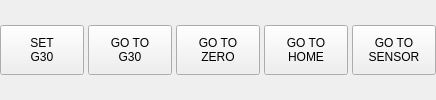
             <widget class="QWidget" name="widget_dro_buttons" native="true">
              <layout class="QHBoxLayout" name="horizontalLayout_25">
               <property name="spacing">
                <number>4</number>
               </property>
               <property name="leftMargin">
                <number>0</number>
               </property>
               <property name="topMargin">
                <number>0</number>
               </property>
               <property name="rightMargin">
                <number>0</number>
               </property>
               <property name="bottomMargin">
                <number>0</number>
               </property>
               <item>
                <widget class="ActionButton" name="action_set_g30">
                 <property name="sizePolicy">
                  <sizepolicy hsizetype="Preferred" vsizetype="Fixed">
                   <horstretch>0</horstretch>
                   <verstretch>0</verstretch>
                  </sizepolicy>
                 </property>
                 <property name="minimumSize">
                  <size>
                   <width>84</width>
                   <height>50</height>
                  </size>
                 </property>
                 <property name="maximumSize">
                  <size>
                   <width>16777215</width>
                   <height>50</height>
                  </size>
                 </property>
                 <property name="text">
                  <string>SET
G30</string>
                 </property>
                 <property name="indicator_option" stdset="0">
                  <bool>false</bool>
                 </property>
                 <property name="indicator_HAL_pin_option" stdset="0">
                  <bool>false</bool>
                 </property>
                 <property name="indicator_status_option" stdset="0">
                  <bool>false</bool>
                 </property>
                 <property name="checked_state_text_option" stdset="0">
                  <bool>false</bool>
                 </property>
                 <property name="python_command_option" stdset="0">
                  <bool>false</bool>
                 </property>
                 <property name="on_color" stdset="0">
                  <color>
                   <red>255</red>
                   <green>0</green>
                   <blue>0</blue>
                  </color>
                 </property>
                 <property name="shape_option" stdset="0">
                  <number>0</number>
                 </property>
                 <property name="off_color" stdset="0">
                  <color>
                   <red>0</red>
                   <green>0</green>
                   <blue>0</blue>
                  </color>
                 </property>
                 <property name="indicator_size" stdset="0">
                  <double>0.300000000000000</double>
                 </property>
                 <property name="circle_diameter" stdset="0">
                  <double>10.000000000000000</double>
                 </property>
                 <property name="right_edge_offset" stdset="0">
                  <double>0.000000000000000</double>
                 </property>
                 <property name="top_edge_offset" stdset="0">
                  <double>0.000000000000000</double>
                 </property>
                 <property name="corner_radius" stdset="0">
                  <double>5.000000000000000</double>
                 </property>
                 <property name="height_fraction" stdset="0">
                  <double>0.300000000000000</double>
                 </property>
                 <property name="width_fraction" stdset="0">
                  <double>0.900000000000000</double>
                 </property>
                 <property name="true_state_string" stdset="0">
                  <string>True</string>
                 </property>
                 <property name="false_state_string" stdset="0">
                  <string>False</string>
                 </property>
                 <property name="true_python_cmd_string" stdset="0">
                  <string>print&quot;true command&quot;</string>
                 </property>
                 <property name="false_python_cmd_string" stdset="0">
                  <string>print&quot;false command&quot;</string>
                 </property>
                 <property name="invert_the_status" stdset="0">
                  <bool>false</bool>
                 </property>
                 <property name="is_paused_status" stdset="0">
                  <bool>false</bool>
                 </property>
                 <property name="is_estopped_status" stdset="0">
                  <bool>false</bool>
                 </property>
                 <property name="is_on_status" stdset="0">
                  <bool>false</bool>
                 </property>
                 <property name="is_idle_status" stdset="0">
                  <bool>false</bool>
                 </property>
                 <property name="is_homed_status" stdset="0">
                  <bool>false</bool>
                 </property>
                 <property name="is_flood_status" stdset="0">
                  <bool>false</bool>
                 </property>
                 <property name="is_mist_status" stdset="0">
                  <bool>false</bool>
                 </property>
                 <property name="is_block_delete_status" stdset="0">
                  <bool>false</bool>
                 </property>
                 <property name="is_optional_stop_status" stdset="0">
                  <bool>false</bool>
                 </property>
                 <property name="is_joint_homed_status" stdset="0">
                  <bool>false</bool>
                 </property>
                 <property name="is_limits_overridden_status" stdset="0">
                  <bool>false</bool>
                 </property>
                 <property name="is_manual_status" stdset="0">
                  <bool>false</bool>
                 </property>
                 <property name="is_mdi_status" stdset="0">
                  <bool>false</bool>
                 </property>
                 <property name="is_auto_status" stdset="0">
                  <bool>false</bool>
                 </property>
                 <property name="is_spindle_stopped_status" stdset="0">
                  <bool>false</bool>
                 </property>
                 <property name="is_spindle_fwd_status" stdset="0">
                  <bool>false</bool>
                 </property>
                 <property name="is_spindle_rev_status" stdset="0">
                  <bool>false</bool>
                 </property>
                 <property name="joint_number_status" stdset="0">
                  <number>0</number>
                 </property>
                 <property name="mdi_command_action" stdset="0">
                  <bool>true</bool>
                 </property>
                 <property name="template_label_option" stdset="0">
                  <bool>false</bool>
                 </property>
                 <property name="joint_number" stdset="0">
                  <number>0</number>
                 </property>
                 <property name="incr_imperial_number" stdset="0">
                  <double>0.010000000000000</double>
                 </property>
                 <property name="incr_mm_number" stdset="0">
                  <double>0.025000000000000</double>
                 </property>
                 <property name="incr_angular_number" stdset="0">
                  <double>-1.000000000000000</double>
                 </property>
                 <property name="toggle_float_option" stdset="0">
                  <bool>false</bool>
                 </property>
                 <property name="float_num" stdset="0">
                  <double>0.300000000000000</double>
                 </property>
                 <property name="float_alt_num" stdset="0">
                  <double>50.000000000000000</double>
                 </property>
                 <property name="view_type_string" stdset="0">
                  <string>P</string>
                 </property>
                 <property name="command_text_string" stdset="0">
                  <string>G30.1</string>
                 </property>
                 <property name="ini_mdi_number" stdset="0">
                  <number>0</number>
                 </property>
                 <property name="textTemplate" stdset="0">
                  <string>%1.3f in</string>
                 </property>
                 <property name="alt_textTemplate" stdset="0">
                  <string>%1.2f mm</string>
                 </property>
                </widget>
               </item>
               <item>
                <widget class="ActionButton" name="action_goto_g30">
                 <property name="sizePolicy">
                  <sizepolicy hsizetype="Preferred" vsizetype="Fixed">
                   <horstretch>0</horstretch>
                   <verstretch>0</verstretch>
                  </sizepolicy>
                 </property>
                 <property name="minimumSize">
                  <size>
                   <width>84</width>
                   <height>50</height>
                  </size>
                 </property>
                 <property name="maximumSize">
                  <size>
                   <width>16777215</width>
                   <height>50</height>
                  </size>
                 </property>
                 <property name="text">
                  <string>GO TO
G30</string>
                 </property>
                 <property name="indicator_option" stdset="0">
                  <bool>false</bool>
                 </property>
                 <property name="indicator_HAL_pin_option" stdset="0">
                  <bool>false</bool>
                 </property>
                 <property name="indicator_status_option" stdset="0">
                  <bool>false</bool>
                 </property>
                 <property name="checked_state_text_option" stdset="0">
                  <bool>false</bool>
                 </property>
                 <property name="python_command_option" stdset="0">
                  <bool>false</bool>
                 </property>
                 <property name="on_color" stdset="0">
                  <color>
                   <red>255</red>
                   <green>0</green>
                   <blue>0</blue>
                  </color>
                 </property>
                 <property name="shape_option" stdset="0">
                  <number>0</number>
                 </property>
                 <property name="off_color" stdset="0">
                  <color>
                   <red>0</red>
                   <green>0</green>
                   <blue>0</blue>
                  </color>
                 </property>
                 <property name="indicator_size" stdset="0">
                  <double>0.300000000000000</double>
                 </property>
                 <property name="circle_diameter" stdset="0">
                  <double>10.000000000000000</double>
                 </property>
                 <property name="right_edge_offset" stdset="0">
                  <double>0.000000000000000</double>
                 </property>
                 <property name="top_edge_offset" stdset="0">
                  <double>0.000000000000000</double>
                 </property>
                 <property name="corner_radius" stdset="0">
                  <double>5.000000000000000</double>
                 </property>
                 <property name="height_fraction" stdset="0">
                  <double>0.300000000000000</double>
                 </property>
                 <property name="width_fraction" stdset="0">
                  <double>0.900000000000000</double>
                 </property>
                 <property name="true_state_string" stdset="0">
                  <string>True</string>
                 </property>
                 <property name="false_state_string" stdset="0">
                  <string>False</string>
                 </property>
                 <property name="true_python_cmd_string" stdset="0">
                  <string>print&quot;true command&quot;</string>
                 </property>
                 <property name="false_python_cmd_string" stdset="0">
                  <string>print&quot;false command&quot;</string>
                 </property>
                 <property name="invert_the_status" stdset="0">
                  <bool>false</bool>
                 </property>
                 <property name="is_paused_status" stdset="0">
                  <bool>false</bool>
                 </property>
                 <property name="is_estopped_status" stdset="0">
                  <bool>false</bool>
                 </property>
                 <property name="is_on_status" stdset="0">
                  <bool>false</bool>
                 </property>
                 <property name="is_idle_status" stdset="0">
                  <bool>false</bool>
                 </property>
                 <property name="is_homed_status" stdset="0">
                  <bool>false</bool>
                 </property>
                 <property name="is_flood_status" stdset="0">
                  <bool>false</bool>
                 </property>
                 <property name="is_mist_status" stdset="0">
                  <bool>false</bool>
                 </property>
                 <property name="is_block_delete_status" stdset="0">
                  <bool>false</bool>
                 </property>
                 <property name="is_optional_stop_status" stdset="0">
                  <bool>false</bool>
                 </property>
                 <property name="is_joint_homed_status" stdset="0">
                  <bool>false</bool>
                 </property>
                 <property name="is_limits_overridden_status" stdset="0">
                  <bool>false</bool>
                 </property>
                 <property name="is_manual_status" stdset="0">
                  <bool>false</bool>
                 </property>
                 <property name="is_mdi_status" stdset="0">
                  <bool>false</bool>
                 </property>
                 <property name="is_auto_status" stdset="0">
                  <bool>false</bool>
                 </property>
                 <property name="is_spindle_stopped_status" stdset="0">
                  <bool>false</bool>
                 </property>
                 <property name="is_spindle_fwd_status" stdset="0">
                  <bool>false</bool>
                 </property>
                 <property name="is_spindle_rev_status" stdset="0">
                  <bool>false</bool>
                 </property>
                 <property name="joint_number_status" stdset="0">
                  <number>0</number>
                 </property>
                 <property name="mdi_command_action" stdset="0">
                  <bool>true</bool>
                 </property>
                 <property name="template_label_option" stdset="0">
                  <bool>false</bool>
                 </property>
                 <property name="joint_number" stdset="0">
                  <number>0</number>
                 </property>
                 <property name="incr_imperial_number" stdset="0">
                  <double>0.010000000000000</double>
                 </property>
                 <property name="incr_mm_number" stdset="0">
                  <double>0.025000000000000</double>
                 </property>
                 <property name="incr_angular_number" stdset="0">
                  <double>-1.000000000000000</double>
                 </property>
                 <property name="toggle_float_option" stdset="0">
                  <bool>false</bool>
                 </property>
                 <property name="float_num" stdset="0">
                  <double>0.300000000000000</double>
                 </property>
                 <property name="float_alt_num" stdset="0">
                  <double>50.000000000000000</double>
                 </property>
                 <property name="view_type_string" stdset="0">
                  <string>P</string>
                 </property>
                 <property name="command_text_string" stdset="0">
                  <string>G30</string>
                 </property>
                 <property name="ini_mdi_number" stdset="0">
                  <number>0</number>
                 </property>
                 <property name="textTemplate" stdset="0">
                  <string>%1.3f in</string>
                 </property>
                 <property name="alt_textTemplate" stdset="0">
                  <string>%1.2f mm</string>
                 </property>
                </widget>
               </item>
               <item>
                <widget class="QPushButton" name="btn_goto_zero">
                 <property name="sizePolicy">
                  <sizepolicy hsizetype="Preferred" vsizetype="Fixed">
                   <horstretch>0</horstretch>
                   <verstretch>0</verstretch>
                  </sizepolicy>
                 </property>
                 <property name="minimumSize">
                  <size>
                   <width>84</width>
                   <height>50</height>
                  </size>
                 </property>
                 <property name="maximumSize">
                  <size>
                   <width>16777215</width>
                   <height>50</height>
                  </size>
                 </property>
                 <property name="text">
                  <string>GO TO
ZERO</string>
                 </property>
                 <property name="flat">
                  <bool>false</bool>
                 </property>
                 <property name="location" stdset="0">
                  <string>zero</string>
                 </property>
                </widget>
               </item>
               <item>
                <widget class="QPushButton" name="btn_go_home">
                 <property name="sizePolicy">
                  <sizepolicy hsizetype="Preferred" vsizetype="Fixed">
                   <horstretch>0</horstretch>
                   <verstretch>0</verstretch>
                  </sizepolicy>
                 </property>
                 <property name="minimumSize">
                  <size>
                   <width>84</width>
                   <height>50</height>
                  </size>
                 </property>
                 <property name="maximumSize">
                  <size>
                   <width>16777215</width>
                   <height>50</height>
                  </size>
                 </property>
                 <property name="toolTip">
                  <string>Go to Home position</string>
                 </property>
                 <property name="text">
                  <string>GO TO
HOME</string>
                 </property>
                 <property name="flat">
                  <bool>false</bool>
                 </property>
                 <property name="location" stdset="0">
                  <string>home</string>
                 </property>
                </widget>
               </item>
               <item>
                <widget class="QPushButton" name="btn_goto_sensor">
                 <property name="sizePolicy">
                  <sizepolicy hsizetype="Preferred" vsizetype="Fixed">
                   <horstretch>0</horstretch>
                   <verstretch>0</verstretch>
                  </sizepolicy>
                 </property>
                 <property name="minimumSize">
                  <size>
                   <width>84</width>
                   <height>50</height>
                  </size>
                 </property>
                 <property name="maximumSize">
                  <size>
                   <width>16777215</width>
                   <height>50</height>
                  </size>
                 </property>
                 <property name="toolTip">
                  <string>Go to Tool Sensor location</string>
                 </property>
                 <property name="text">
                  <string>GO TO
SENSOR</string>
                 </property>
                 <property name="flat">
                  <bool>false</bool>
                 </property>
                 <property name="location" stdset="0">
                  <string>sensor</string>
                 </property>
                </widget>
               </item>
              </layout>
             </widget>
